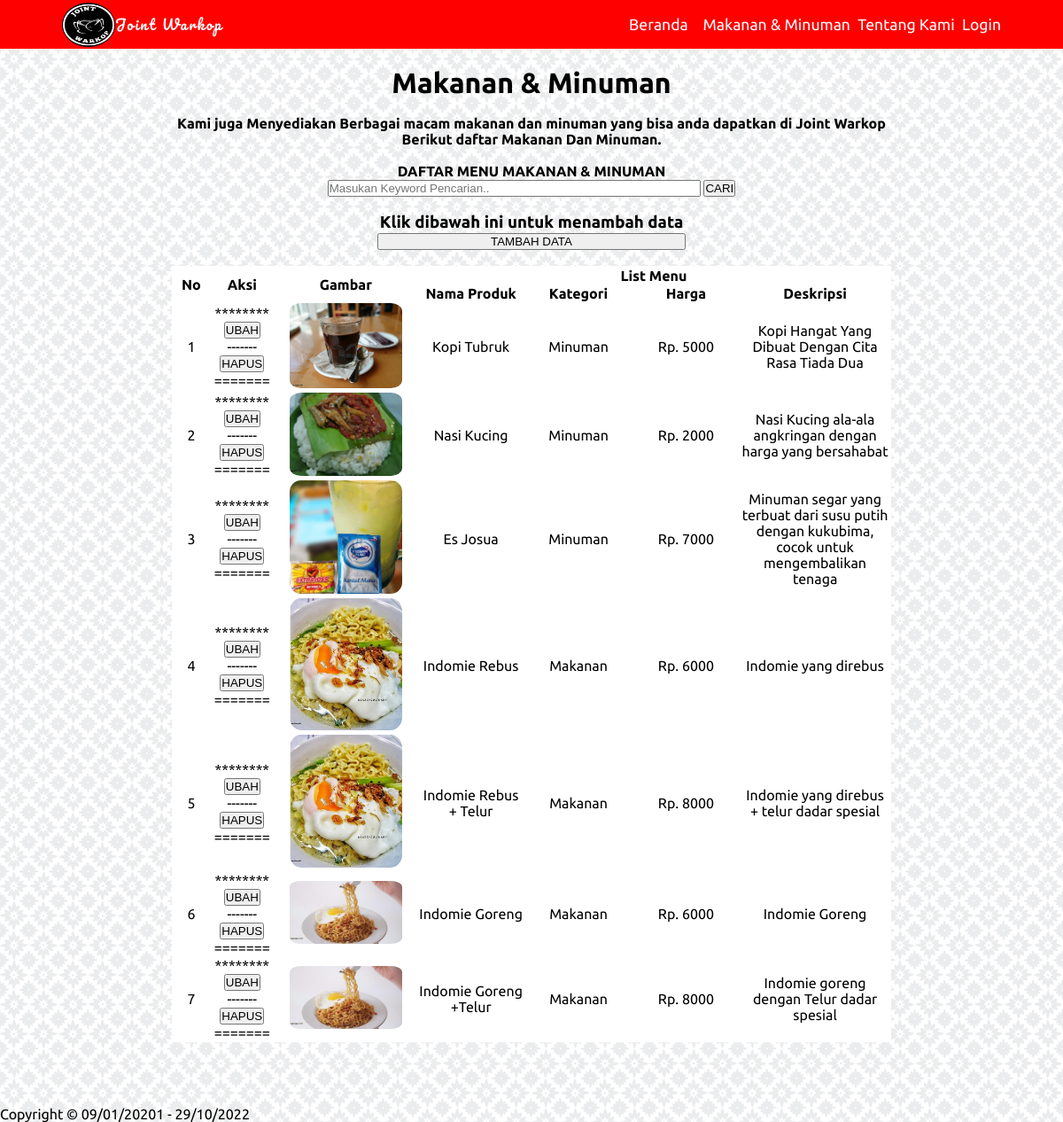
The page /admin/mkmn.php on the database its author committed.
### tables this page shows
CREATE TABLE `sedia` (
  `id_sedia` int(5) NOT NULL AUTO_INCREMENT,
  `nama` varchar(50) DEFAULT NULL,
  `kategori` enum('Makanan','Minuman') DEFAULT NULL,
  `harga` int(10) DEFAULT NULL,
  `dskp` varchar(200) DEFAULT NULL,
  `gambar` varchar(50) DEFAULT NULL,
  PRIMARY KEY (`id_sedia`)
);

### function.php (called while the page is built, shortened)
<?php
$conn = mysqli_connect("localhost", "root", "", "jointwarkop");
function query($query){
	global  $conn;
	$result = mysqli_query($conn, $query);
	$rows = [];
	while ( $row = mysqli_fetch_assoc($result) ) {
		$rows[] = $row;
	}
	return $rows;
}
?>

### admin/mkmn.php (the view, shortened to what this page needs)
<?php
require '../function.php';
$jointwarkop = query("SELECT * FROM sedia") ;
?>
<!DOCTYPE html>
<html>
<head>
	<link rel="stylesheet" type="text/css" href="../style.css">
</head>
<body>
	<nav>
		<div class="logo">
			<img class="glogo" src="../gambar/logo.jpg" align="left" usemap="#Home"> <p><a href="index.php">Joint Warkop</a></p>
		</div>
		<ul>
			<li><a href="index.php"> Beranda </li>
			<li><a href="mkmn.php"> Makanan & Minuman </a></li>
			<li><a href="tentang.php"> Tentang Kami </a></li>
			<li><a href="../login.php"> Login </a></li>
		</ul>
	</nav>
<div class="konten" align="center">
	<h1>Makanan & Minuman</h1>
	<br>
	<b> Kami juga Menyediakan Berbagai macam makanan dan minuman yang bisa anda dapatkan di Joint Warkop<br>
	Berikut daftar Makanan Dan Minuman.</b>
	<br><br>
	<h4>DAFTAR MENU MAKANAN & MINUMAN</h4>
	<form action="" method="post">
		<input type="text" name="keyword" size="50" autofocus autocomplete="off" placeholder="Masukan Keyword Pencarian..">
		<button type="submit" name="cari"> CARI </button>
	</form>
	<br>
	<h3> Klik dibawah ini untuk menambah data </h3>
	<a href="tambah.php"><button style="width: 30%;"> TAMBAH DATA </button></a>
	<br><br>
	<table border="0" cellpadding="10" cellspacing="2" width="70%" style="background-color: white">
		<tr>
			<th width="5%" rowspan="2">No</th>
			<th rowspan="2">Aksi</th>
			<th width="20%" rowspan="2">Gambar</th>
			<th colspan="4">List Menu</th>
		</tr>
		<tr>
			<th width="15%"> Nama Produk </th>
			<th width="15%"> Kategori </th>
			<th width="15%"> Harga </th>
			<th> Deskripsi </th>
		</tr>
		<?php $i = 1; ?>
		<?php foreach ($jointwarkop as $row ) : ?>
		<tr>
			<td style="text-align: center; vertical-align: middle;"> <?=  $i; ?> </td>
			<td>
				********
				<a href="ubah.php?id=<?=  $row["id_sedia"]; ?>"><button> UBAH </button></a>  <br> -------
				<a href="hapus.php?id=<?=  $row["id_sedia"]; ?>" onclick="
					return confirm('APAKAH ANDA YAKIN INGIN MENGHAPUS DATA?');"><button> HAPUS </button></a>
				=======
			</td>
			<td><img src="../gambar/<?= $row["gambar"]; ?>" width="80%" style="border-radius: 10%;" ></td>
			<td> <?=  $row["nama"]; ?> </td>
			<td> <?=  $row["kategori"]; ?> </td>
			<td> Rp. <?=  $row["harga"]; ?> </td>
			<td> <?=  $row["dskp"]; ?> </td>
		</tr>
		<?php $i++; ?>
		<?php endforeach; ?>
	</table>
</div>
<div class="footer">
	<br><br><br><br>
	Copyright &copy; 09/01/20201 - <?php echo date("d/m/Y"); ?>
</div>
</body>
</html>

### style.css (style rules this page uses)
* { margin: 0; padding: 0; }
body { font-family: 'Ubuntu', sans-serif; background-color: white; background-image: url(gambar/moroccan-flower.png); }
nav { display: flex; background-color: red; justify-content: space-around; color: white; height: 55px; align-items: center; }
nav .logo { font-family: 'Pacifico', cursive; letter-spacing: 2px; width: 500px; }
p { padding-top: 10px; }
p a { text-decoration: none; color: white; }
nav .glogo { width: 60px; height: 50px; border-radius: 50%; }
nav ul { display: flex; list-style: none; width: 35%; justify-content: space-between; }
nav ul li a { color: white; text-decoration: none; font-size: 1.1em; }
.konten { margin-top: 20px; margin-left: 20px; margin-right: 20px; }
.footer { bottom: 0px; }
td { text-align: center; vertical-align: middle; text-decoration-style: bold; }

### rows shown on the page
sedia: gambar (picture), nama "Kopi Tubruk", kategori "Minuman", harga "5000", dskp "Kopi Hangat Yang Dibuat Dengan Cita Rasa Tiada Dua"
sedia: gambar (picture), nama "Nasi Kucing", kategori "Minuman", harga "2000", dskp "Nasi Kucing ala-ala angkringan dengan harga yang bersahabat"
sedia: gambar (picture), nama "Es Josua", kategori "Minuman", harga "7000", dskp "Minuman segar yang terbuat dari susu putih dengan kukubima, cocok untuk mengembalikan tenaga"
sedia: gambar (picture), nama "Indomie Rebus", kategori "Makanan", harga "6000", dskp "Indomie yang direbus"
sedia: gambar (picture), nama "Indomie Rebus + Telur", kategori "Makanan", harga "8000", dskp "Indomie yang direbus + telur dadar spesial"
sedia: gambar (picture), nama "Indomie Goreng", kategori "Makanan", harga "6000", dskp "Indomie Goreng"
sedia: gambar (picture), nama "Indomie Goreng +Telur", kategori "Makanan", harga "8000", dskp "Indomie goreng dengan Telur dadar spesial"
